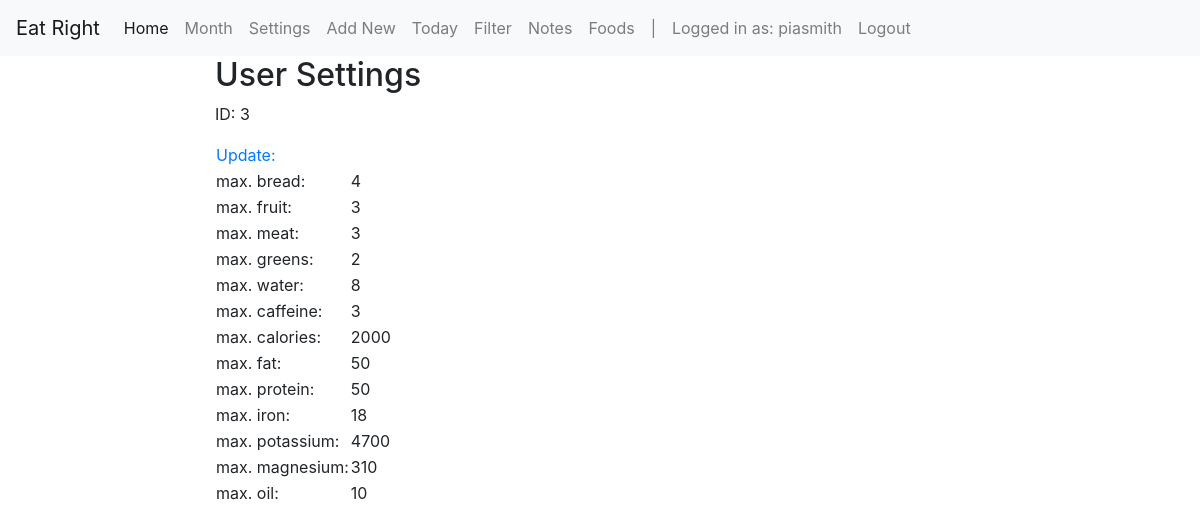
The app's page /catalog/dailyintake/ (signed in) with its own data.
### catalog/models.py (models this page shows)
class DailyIntake(models.Model):
    max_bread = models.IntegerField('Total of bread', null=True, blank=True)
    max_fruit = models.IntegerField('Total of fruit', null=True, blank=True)
    max_meat = models.IntegerField('Total of meat', null=True, blank=True)
    max_greens = models.IntegerField('Total of greens', null=True, blank=True)
    max_water = models.IntegerField('Total of water', null=True, blank=True)
    max_caffeine = models.IntegerField('Total of caffeine', null=True, blank=True)
    max_calories = models.IntegerField('Total of calories', null=True, blank=True)
    max_fat = models.IntegerField('Total of fat', null=True, blank=True)
    max_protein = models.IntegerField('Total of protein', null=True, blank=True)
    max_iron = models.IntegerField('Total of iron', null=True, blank=True)
    max_potassium = models.IntegerField('Total of potassium', null=True, blank=True)
    max_magnesium = models.IntegerField('Total of magnesium', null=True, blank=True)
    max_oil = models.IntegerField('Total of oil',      null=True, blank=True)

### catalog/views.py (the view)
class DailyIntakeView(LoginRequiredMixin, generic.ListView):
    model = DailyIntake
    fields = '__all__'
    template_name = 'catalog/dailyintakelist.html'

### catalog/templates/catalog/dailyintakelist.html (shortened to what this page needs)
{% extends "base_generic.html" %}
{% block content %}
    <h2>User Settings</h2>
    {% if dailyintake_list %}
    <table>
    <tbody>
    {% for foodinst in dailyintake_list %}
        <p>ID: {{ foodinst.id  }}</p>
      <tr>
        <td>
            <a href="{% url 'settings_update' foodinst.id %}">Update:
            </a>
        </td></tr>
        <tr><td>max. bread:</td><td>{{ foodinst.max_bread  }}</td></tr>
        <tr><td>max. fruit:</td><td>{{ foodinst.max_fruit }}</td></tr>
        <tr><td>max. meat:</td><td>{{ foodinst.max_meat }}</td></tr>
        <tr><td>max. greens:</td><td>{{ foodinst.max_greens }}</td></tr>
        <tr><td>max. water:</td><td>{{ foodinst.max_water }}</td></tr>
        <tr><td>max. caffeine:</td><td>{{ foodinst.max_caffeine }}</td></tr>
        <tr><td>max. calories:</td><td>{{ foodinst.max_calories }}</td></tr>
        <tr><td>max. fat:</td><td>{{ foodinst.max_fat }}</td></tr>
        <tr><td>max. protein:</td><td>{{ foodinst.max_protein }}</td></tr>
        <tr><td>max. iron:</td><td>{{ foodinst.max_iron }}</td></tr>
        <tr><td>max. potassium:</td><td>{{ foodinst.max_potassium }}</td></tr>
        <tr><td>max. magnesium:</td><td>{{ foodinst.max_magnesium }}</td></tr>
        <tr><td>max. oil:</td><td>{{ foodinst.max_oil }}</td></tr>
    {% endfor %}
  </tbody>
    </table>
  {% else %}
    <p>There is no food consumed yet.</p>
  {% endif %}
{% endblock %}

### catalog/templates/base_generic.html (shortened to what this page needs)
<!DOCTYPE html>
<html lang="en">
<head>
    <link rel="stylesheet" href="https://stackpath.bootstrapcdn.com/bootstrap/4.3.1/css/bootstrap.min.css">
    {% load static %}
      <link rel="stylesheet" href="{% static 'css/styles.css' %}">
</head>
<body>
 <nav class="navbar navbar-expand-lg navbar-light bg-light">
        <a class="navbar-brand" href="{% url 'index' %}">Eat Right</a>
  <div class="collapse navbar-collapse" id="navbarSupportedContent">
    <ul class="navbar-nav mr-auto justify-content-end">
        <li class="nav-item active">
            <a class="nav-link" href="{% url 'index' %}">Home <span class="sr-only">(current)</span></a>
        </li>
        {% if user.is_authenticated %}
            <li class="nav-item">
                <a class="nav-link" href="{% url 'all-consumed' %}">Month</a>
            </li>
            <li class="nav-item">
                <a class="nav-link" href="{% url 'user-settings' %}"> Settings</a>
            </li>
            <li class="nav-item">
                <a class="nav-link" href="{% url 'food-create' %}">Add New</a>
            </li>
            <li class="nav-item">
                <a class="nav-link" href="{% url 'foodinstance-create' %}">Today</a>
            </li>
            <li class="nav-item">
                <a class="nav-link" href="{% url 'filtered-list' %}">Filter</a>
            </li>
            <li class="nav-item">
                <a class="nav-link" href="{% url 'notes' %}">Notes</a>
            </li>
            <li class="nav-item">
                <a class="nav-link" href="{% url 'all-food' %}">Foods</a>
            </li>
            <li class="nav-item">
                <a class="nav-link" href="">   |   </a>
            </li>
            <li class="nav-item nav-link text-end">Logged in as: {{ user.get_username }}</li>    <a class="nav-link" href="{% url 'logout'%}?next={{request.path}}">Logout</a></li>
        {% else %}
            <li class="nav-item"><a class="nav-link" href="{% url 'login'%}?next={{request.path}}">Login</a></li>
        {% endif %}
        </ul>
  </div>
</nav>
 <div class="container-fluid">
    <div class="row">
        <div class="col-sm-2">
      </div>
      <div class="col-sm-10 ">
          {% block content %}
          {% endblock %}
      </div>
    </div>
  </div>
</body>
</html>

### records on screen
DailyIntake: id "3", max_bread "4", max_fruit "3", max_meat "3", max_greens "2", max_water "8", max_caffeine "3", max_calories "2000", max_fat "50", max_protein "50", max_iron "18", max_potassium "4700", max_magnesium "310", max_oil "10"

### other values on screen
{{ user.get_username }} "piasmith"
